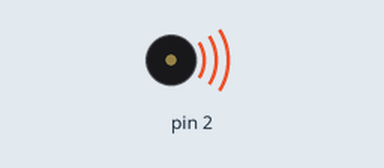
Simulated run of this sketch. Board: Arduino Uno, built with avr-gcc and run on an emulated ATmega328P. Shown: buzzer (waves = sounding).

Above: at 0.1 s.
At 14.3 s:
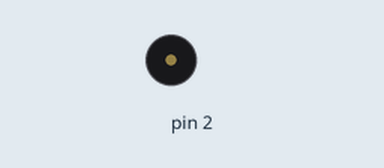
Timing chart, 0 to 15.8 s (numbered marks = the images above):
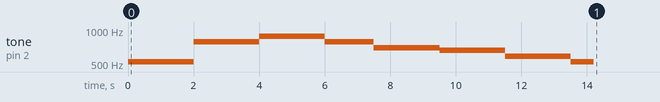

The sketch:

ESTRELLA2.ino
```cpp
#include <EasyBuzzer.h>

float AA = 1;

void sonidoTerminado(){
  Serial.println("SonidoTerminado");
}

void setup() {
  Serial.begin(9600);
  pinMode(2, OUTPUT);

  EasyBuzzer.setPin(2);


 DO(500);
  delay(1000);
 DO(500);
  delay(1000);
 SOL(500);
  delay(1000);
 SOL(500);
 delay(1000);
 LA(500);
  delay(1000);
 LA(500);
  delay(1000);
 SOL(1000);
  delay(1500);
 FA(500);
 delay(1000);
 FA(500);
  delay(1000);
 MI(500);
   delay(1000);
 MI(500);
   delay(1000);
 RE(500);
   delay(1000);
 RE(500);
   delay(1000);
 DO(700);

}
void DO(float tiempo){
  EasyBuzzer.singleBeep(523, tiempo);

}

void RE(float tiempo){
  EasyBuzzer.singleBeep(587, tiempo);

}

void MI(float tiempo){
  EasyBuzzer.singleBeep(659, tiempo);

}
void FA(float tiempo){
  EasyBuzzer.singleBeep(698, tiempo);

}

void SOL(float tiempo){
  EasyBuzzer.singleBeep(783, tiempo);

}
void LA(float tiempo){
  EasyBuzzer.singleBeep(880, tiempo);

}
void SI(float tiempo){
  EasyBuzzer.singleBeep(98,  tiempo);

}

void loop() {
  EasyBuzzer.update();

}
```

Measured:
- by itself, tone on pin 2: plays 523 Hz for 2.0 s, 783 Hz for 2.0 s, 880 Hz for 2.0 s, 783 Hz for 1.5 s, 698 Hz for 2.0 s, 659 Hz for 2.0 s … (8 notes in this stretch)
